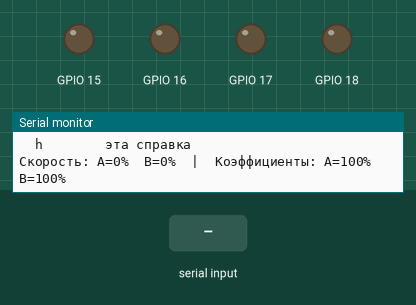
Simulated run of this sketch. Board: ESP32-S3. On the bench: output pins drawn as LEDs (lit = HIGH), the last lines printed to the serial monitor. The inputs (shaded band) are chosen by the test bench. EEPROM starts erased.

Above: at 1.7 s.
1.8 s: "a 1\n" received over Serial
At 2.7 s:
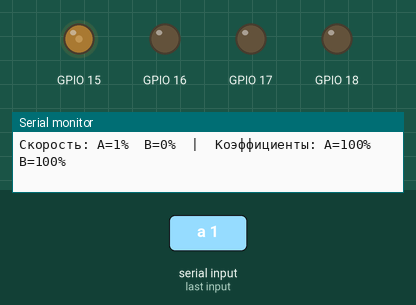
3.3 s: "a 150\n" received over Serial
At 3.9 s:
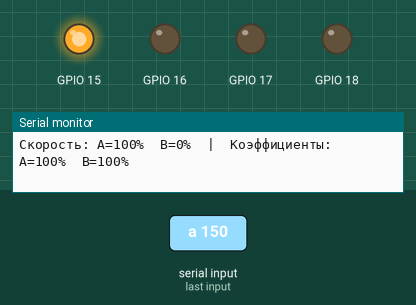
4.8 s: "b 1\n" received over Serial
At 5.1 s:
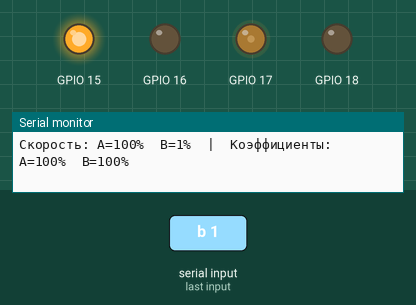
6.3 s: "b 150\n" received over Serial
At 7.4 s:
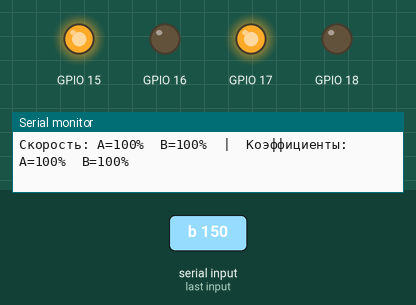
7.8 s: "m 1\n" received over Serial
At 8.5 s:
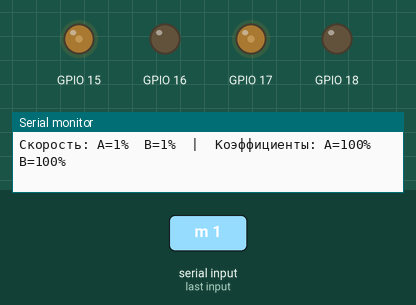
9.3 s: "a\n" received over Serial
At 9.7 s:
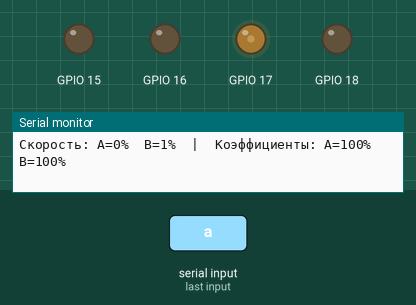
Timing chart, 0 to 11.8 s (numbered marks = the images above; inputs shaded):
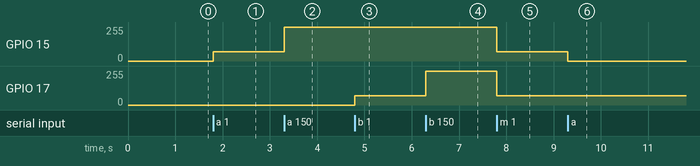

Measured:
- after the input at 1.8 s, GPIO 15: 0/255 → 70/255 at once
- after the input at 3.3 s, GPIO 15: 70/255 → 255/255 at once
- after the input at 4.8 s, GPIO 17: 0/255 → 70/255 at once
- after the input at 6.3 s, GPIO 17: 70/255 → 255/255 at once
- after the input at 7.8 s, GPIO 15, GPIO 17: 255/255 → 70/255 at once
- after the input at 9.3 s, GPIO 15: 70/255 → 0/255 at once

The sketch:

MX1508-Test.ino
```cpp
// Два мотора с редуктором (TT) через MX1508 + ESP32-S3-N16R8
// Arduino-ESP32 core 3.x
// Есть подстройка коэффициентов скорости каждого мотора с сохранением во flash

#include <Arduino.h>
#include <Preferences.h>

// ---------- Пины ----------
constexpr int M_A_IN1 = 15;
constexpr int M_A_IN2 = 16;
constexpr int M_B_IN1 = 17;
constexpr int M_B_IN2 = 18;

// ---------- Параметры ШИМ ----------
constexpr uint32_t PWM_FREQ = 20000;  // 20 кГц
constexpr uint8_t  PWM_BITS = 8;      // 0..255
constexpr int      MIN_DUTY = 70;     // порог страгивания TT-мотора

Preferences prefs;

class Motor {
public:
  Motor(int pinIn1, int pinIn2) : in1(pinIn1), in2(pinIn2) {}

  void begin() {
    ledcAttach(in1, PWM_FREQ, PWM_BITS);
    ledcAttach(in2, PWM_FREQ, PWM_BITS);
    coast();
  }

  // speed: -100..100 (%), знак = направление
  void set(int speed) {
    speed = constrain(speed, -100, 100);
    if (speed == 0) { coast(); return; }

    int duty = map(abs(speed), 1, 100, MIN_DUTY, 255);
    duty = constrain(duty * trim / 100, 0, 255);   // поправка скорости

    if (speed > 0) {
      ledcWrite(in1, duty);
      ledcWrite(in2, 0);
    } else {
      ledcWrite(in1, 0);
      ledcWrite(in2, duty);
    }
    current = speed;
  }

  void coast() {                 // выбег
    ledcWrite(in1, 0);
    ledcWrite(in2, 0);
    current = 0;
  }

  void brake() {                 // торможение
    ledcWrite(in1, 255);
    ledcWrite(in2, 255);
    current = 0;
  }

  void rampTo(int target, int stepDelayMs = 15) {
    target = constrain(target, -100, 100);
    while (current != target) {
      current += (target > current) ? 1 : -1;
      set(current);
      delay(stepDelayMs);
    }
  }

  // Коэффициент в процентах: 100 = без изменений, 110 = на 10 % быстрее
  void setTrimPct(int pct) { trim = constrain(pct, 50, 150); }
  int  trimPct() const     { return trim; }

  // Применить новый коэффициент к уже вращающемуся мотору
  void refresh() { if (current != 0) set(current); }

  int speed() const { return current; }

private:
  int in1, in2;
  int current = 0;
  int trim = 100;
};

Motor motorA(M_A_IN1, M_A_IN2);
Motor motorB(M_B_IN1, M_B_IN2);

// ---------- Сохранение / загрузка коэффициентов ----------
void loadTrim() {
  prefs.begin("motors", true);                 // только чтение
  motorA.setTrimPct(prefs.getInt("trimA", 100));
  motorB.setTrimPct(prefs.getInt("trimB", 100));
  prefs.end();
}

void saveTrim() {
  prefs.begin("motors", false);
  prefs.putInt("trimA", motorA.trimPct());
  prefs.putInt("trimB", motorB.trimPct());
  prefs.end();
  Serial.println("Коэффициенты сохранены во flash");
}

void printStatus() {
  Serial.printf("Скорость: A=%d%%  B=%d%%  |  Коэффициенты: A=%d%%  B=%d%%\n",
                motorA.speed(), motorB.speed(),
                motorA.trimPct(), motorB.trimPct());
}

void printHelp() {
  Serial.println(F(
    "\nКоманды (конец строки: Newline):\n"
    "  a N      мотор A, скорость -100..100\n"
    "  b N      мотор B, скорость -100..100\n"
    "  m N      оба мотора, скорость -100..100\n"
    "  s        стоп (выбег)\n"
    "  x        торможение\n"
    "  ta N     коэффициент A в %, 50..150 (ta + / ta - : шаг 1 %)\n"
    "  tb N     коэффициент B в % (tb + / tb - : шаг 1 %)\n"
    "  w        сохранить коэффициенты во flash\n"
    "  r        сбросить коэффициенты на 100 %\n"
    "  p        показать состояние\n"
    "  d        демо\n"
    "  h        эта справка\n"));
}

void demo() {
  Serial.println("Демо: вперёд");
  motorA.rampTo(80); motorB.rampTo(80);
  delay(2000);

  Serial.println("Демо: разворот на месте");
  motorA.rampTo(80); motorB.rampTo(-80);
  delay(1500);

  Serial.println("Демо: назад");
  motorA.rampTo(-80); motorB.rampTo(-80);
  delay(2000);

  motorA.brake(); motorB.brake();
  delay(500);
  motorA.coast(); motorB.coast();
}

// ---------- Разбор команд ----------
void adjustTrim(Motor &m, const String &arg) {
  if (arg == "+")            m.setTrimPct(m.trimPct() + 1);
  else if (arg == "-")       m.setTrimPct(m.trimPct() - 1);
  else if (arg.length() > 0) m.setTrimPct(arg.toInt());
  m.refresh();
}

void handleSerial() {
  if (!Serial.available()) return;

  String line = Serial.readStringUntil('\n');
  line.trim();
  if (line.isEmpty()) return;

  int sp = line.indexOf(' ');
  String cmd = (sp < 0) ? line : line.substring(0, sp);
  String arg = (sp < 0) ? ""  : line.substring(sp + 1);
  cmd.toLowerCase();
  arg.trim();
  int val = arg.toInt();

  if      (cmd == "a")  motorA.set(val);
  else if (cmd == "b")  motorB.set(val);
  else if (cmd == "m")  { motorA.set(val); motorB.set(val); }
  else if (cmd == "s")  { motorA.coast(); motorB.coast(); }
  else if (cmd == "x")  { motorA.brake(); motorB.brake(); }
  else if (cmd == "ta") adjustTrim(motorA, arg);
  else if (cmd == "tb") adjustTrim(motorB, arg);
  else if (cmd == "w")  saveTrim();
  else if (cmd == "r")  { motorA.setTrimPct(100); motorB.setTrimPct(100);
                          motorA.refresh(); motorB.refresh(); }
  else if (cmd == "d")  demo();
  else if (cmd == "h")  { printHelp(); return; }
  else if (cmd != "p")  { Serial.println("Неизвестная команда, h = справка"); return; }

  printStatus();
}

void setup() {
  Serial.begin(115200);
  motorA.begin();
  motorB.begin();
  loadTrim();
  delay(500);
  Serial.println("MX1508 + ESP32-S3 готов");
  printHelp();
  printStatus();
}

void loop() {
  handleSerial();
}
```
